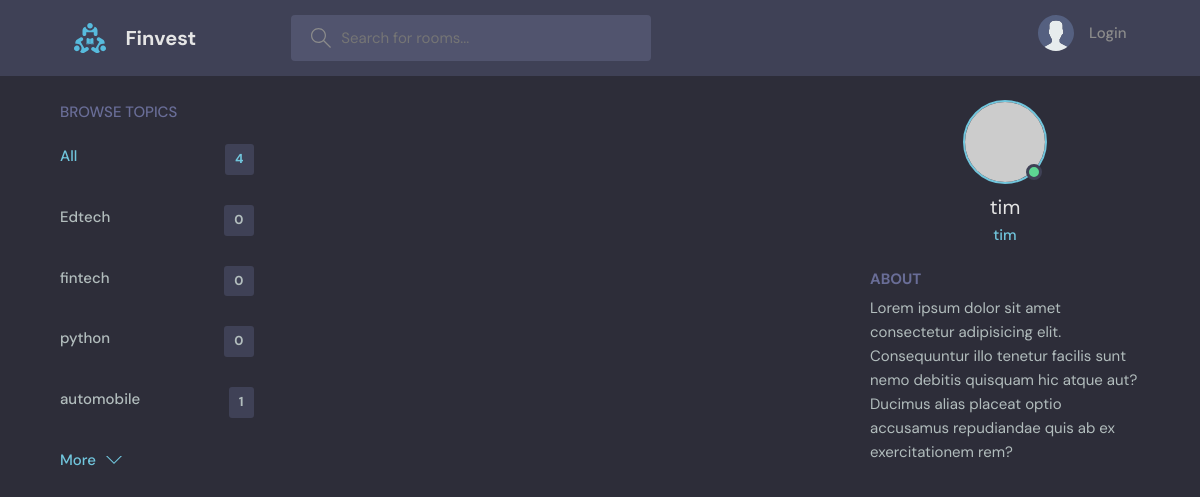
The app's page /profile/2/ with its own data.
### base/models.py (models this page shows, shortened)
class Topic(models.Model):
    name = models.CharField(max_length=200)

### base/views.py (the view)
# urls.py: path('profile/<str:pk>/', views.userProfile, name="user-profile"),
def userProfile(request, pk):
    q = request.GET.get('q') if request.GET.get('q') != None else ''
    topics = Topic.objects.filter(name__icontains=q)
    user = User.objects.get(id=pk)
    rooms = user.room_set.all()
    context = {'user': user, 'rooms': rooms, 'topics': topics}
    return render(request, 'base/profile.html', context)

### base/templates/base/profile.html
{% extends 'main.html' %} {% block content %}
<main class="profile-page layout layout--3">
  <div class="container">
    {% include 'base/topics_segment.html' %}
    <div class="roomList">
      <div class="profile">
        <div class="profile__avatar">
          <div class="avatar avatar--large active">
            <img src="https://randomuser.me/api/portraits/men/11.jpg" />
          </div>
        </div>
        <div class="profile__info">
          <h3>{{user.username}}</h3>
          <p>{{user.username}}</p>
        </div>
        <div class="profile__about">
          <h3>About</h3>
          <p>
            Lorem ipsum dolor sit amet consectetur adipisicing elit.
            Consequuntur illo tenetur facilis sunt nemo debitis quisquam hic
            atque aut? Ducimus alias placeat optio accusamus repudiandae quis ab
            ex exercitationem rem?
          </p>
        </div>
      </div>
    </div>
  </div>
</main>
{% endblock %}

### base/templates/base/topics_segment.html
<div class="topics">
  <div class="topics__header">
    <h2>Browse Topics</h2>
  </div>
  <ul class="topics__list">
    <li>
      <a href="{% url 'home' %}" class="active"
        >All <span>{{topics.count}}</span></a
      >
    </li>
    {% for topic in topics %}
    <li>
      <a href="{% url 'home' %}?q={{topic.name}}"
        >{{topic.name}}<span>{{topic.room_set.all.count}}</span></a
      >
    </li>
    {% endfor %}
  </ul>
  <a class="btn btn--link" href="/">
    More
    <svg
      version="1.1"
      xmlns="http://www.w3.org/2000/svg"
      width="32"
      height="32"
      viewBox="0 0 32 32"
    >
      <title>chevron-down</title>
      <path d="M16 21l-13-13h-3l16 16 16-16h-3l-13 13z"></path>
    </svg>
  </a>
</div>

### static/styles/style.css (style rules this page uses)
:root { --color-main: #71c6dd; --color-main-light: #e1f6fb; --color-dark: #3f4156; --color-dark-medium: #51546e; --color-dark-light: #696d97; --color-light: #e5e5e5; --color-gray: #8b8b8b; --color-light-gray: #b2bdbd; --color-bg: #2d2d39; --color-success: #5dd693; --color-error: #fc4b0b; }
* { font-family: "DM Sans", -apple-system, BlinkMacSystemFont, "Segoe UI", Roboto, Oxygen, Ubuntu, Cantarell, "Open Sans", "Helvetica Neue", sans-serif; margin: 0; padding: 0; box-sizing: border-box; text-rendering: optimizeLegibility; font-size: inherit; }
html { font-size: 56.25%; }
@media only screen and (min-width: 1200px) { html { font-size: 62.5%; } }
body { line-height: 1.6; font-weight: 400; font-size: 1.5rem; color: var(--color-light-gray); background-color: var(--color-bg); min-height: 100vh; }
img { width: 100%; }
a { display: inline-block; color: var(--color-main); text-decoration: none; }
.container { max-width: 120rem; width: 90%; margin: auto; }
.btn { background-color: transparent; border: none; display: inline-flex; align-items: center; gap: 1rem; cursor: pointer; transition: all ease-in-out 0.3s; padding: 1rem 2rem; border-radius: 5px; box-shadow: 1px 1px 3px 1px rgba(0, 0, 0, 0.15); font-weight: 500; }
.btn--link { border-radius: 0; padding: 0; color: var(--color-main); box-shadow: none; }
.btn > svg { fill: currentColor; width: 1.6rem; height: 1.6rem; }
.avatar { position: relative; display: inline-block; border-radius: 50%; border: 2px solid var(--color-main); }
.avatar img { display: block; border-radius: 50%; object-fit: cover; object-position: center; }
.avatar::after { content: ""; display: block; position: absolute; background-color: var(--color-gray); z-index: 111; border-radius: 50%; border: 0.3rem solid var(--color-dark); }
.avatar.active::after { background-color: var(--color-success); }
.avatar.avatar--large img { display: block; width: 8rem; height: 8rem; border-radius: 50%; }
.avatar.avatar--large:after { width: 1rem; height: 1rem; bottom: 2px; right: 3.5px; }
.layout { margin-top: 2.4rem; }
.layout > .container { display: flex; justify-content: space-between; align-items: flex-start; }
.layout--3 > .container > div:first-child { flex-basis: 18%; max-width: 22.5rem; }
.layout--3 > .container > div:nth-child(2) { flex-basis: 50%; }
.layout--3 > .container > div:last-child { flex-basis: 25%; }
.topics__header { margin-bottom: 2rem; }
.topics__header h2 { text-transform: uppercase; font-weight: 500; color: var(--color-dark-light); }
.topics__list { list-style: none; }
.topics__list li a { display: flex; justify-content: space-between; margin-bottom: 3rem; font-weight: 500; color: var(--color-light-gray); transition: all 0.3s ease-in-out; }
.topics__list li a.active, .topics__list li a:hover { color: var(--color-main); }
.topics__list li a span { padding: 0.5rem 1rem; background-color: var(--color-dark); border-radius: 3px; font-size: 1.3rem; font-weight: 700; letter-spacing: 1px; }
.profile { margin-bottom: 3rem; }
.profile__avatar { text-align: center; }
.profile__info { text-align: center; }
.profile__info h3 { font-size: 2rem; color: var(--color-light); font-weight: 400; }
.profile__info p { color: var(--color-main); font-weight: 500; margin-bottom: 1rem; }
.profile__about { margin-top: 2rem; }
.profile__about h3 { text-transform: uppercase; color: var(--color-dark-light); margin-bottom: 0.5rem; }

### records on screen
Topic: name "Edtech", room_set.all.count "0"
Topic: name "fintech", room_set.all.count "0"
Topic: name "python", room_set.all.count "0"
Topic: name "automobile", room_set.all.count "1"

### other values on screen
{{ topics.count }} "4"
{{ user.username }} "tim"
